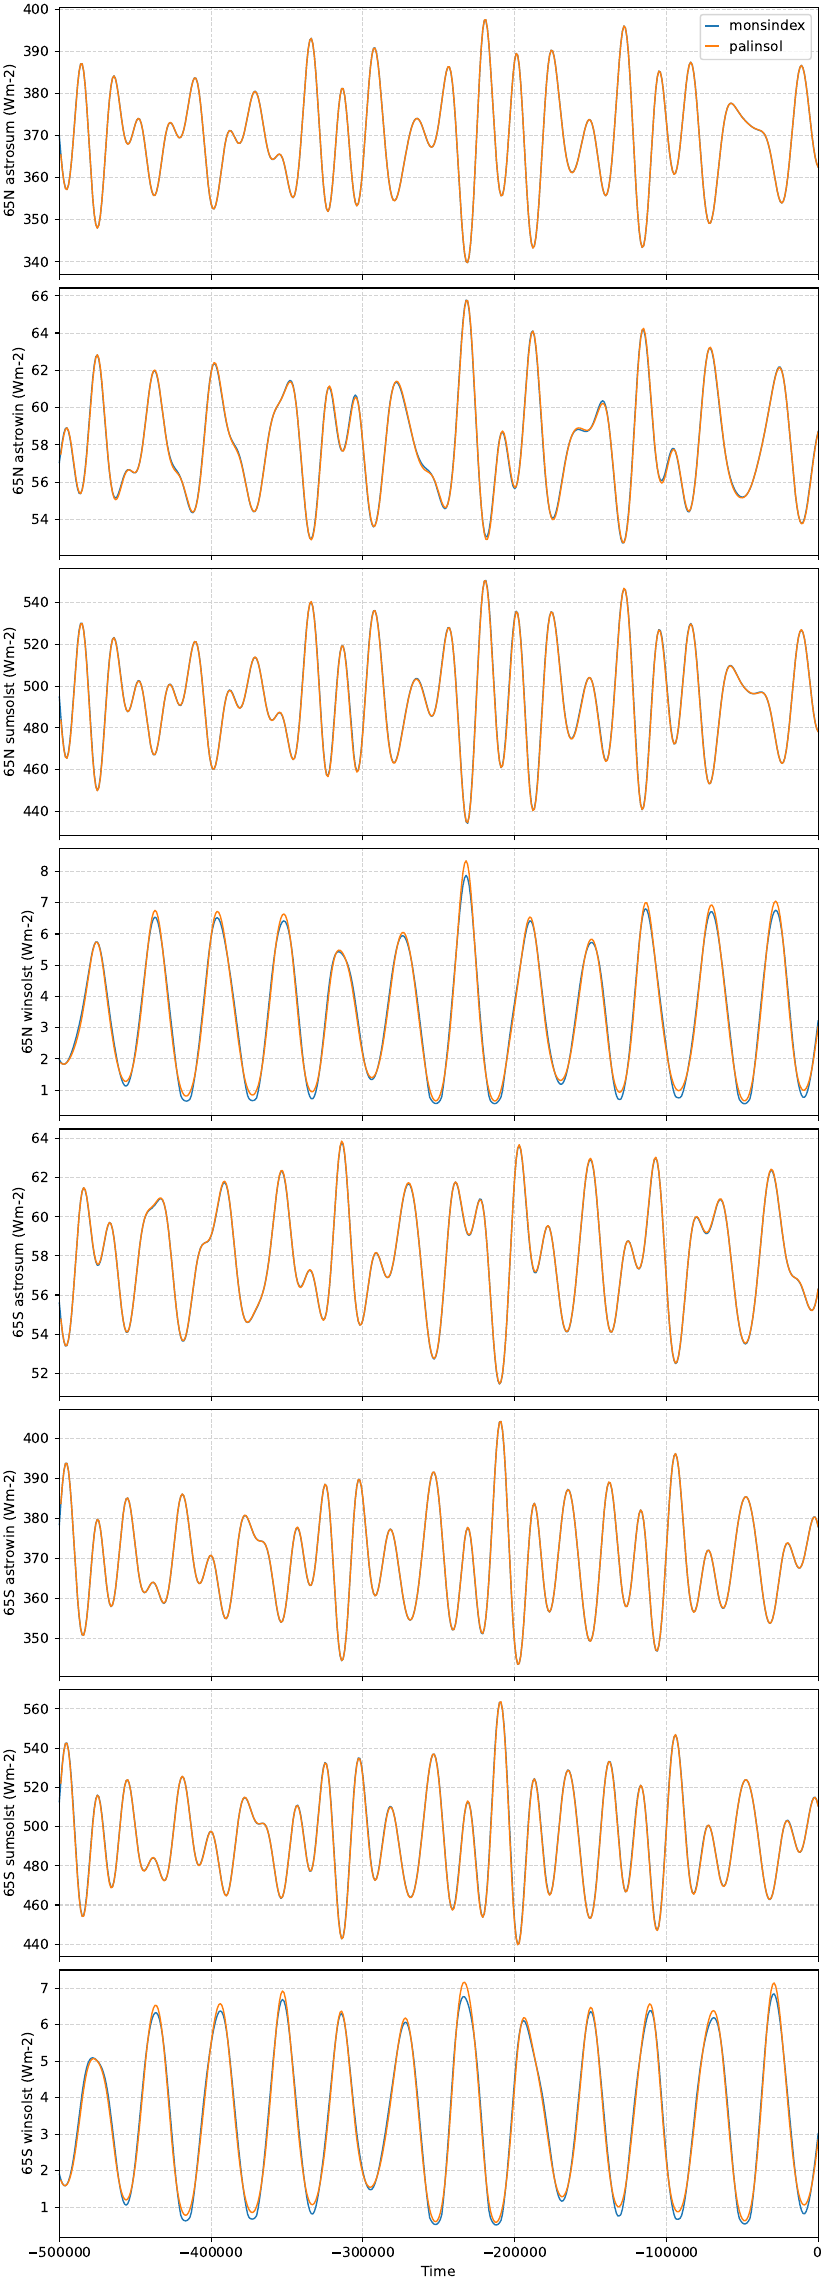

The Python source for this figure:
#!/usr/bin/env python3
"""

Test plotting values.

"""

import numpy as np
import pandas as pd
import matplotlib.pyplot as plt

# read monsindex results 65N
dat0 = pd.read_csv('test_insolation_N65.res', sep='\s+')
tim0 = dat0.year
sas0 = dat0.sastro
was0 = dat0.wastro
sso0 = dat0.ssols
wso0 = dat0.wsols

# read monsindex results 65S
dat1 = pd.read_csv('test_insolation_S65.res', sep='\s+')
tim1 = dat1.year
sas1 = dat1.sastro
was1 = dat1.wastro
sso1 = dat1.ssols
wso1 = dat1.wsols

# read palinsol data
pali = pd.read_csv('data/palinsol.csv')
tim2 = pali.time
sas2 = pali.N65sum
was2 = pali.N65win
sso2 = pali.N65sso
wso2 = pali.N65wso
sas3 = pali.S65sum
was3 = pali.S65win
sso3 = pali.S65sso
wso3 = pali.S65wso

fig, ax = plt.subplots(8, 1, figsize=(210 / 25.4, 580 / 25.4),
                       layout="constrained")

for xx in ax:
    xx.set(xlim=[-500e3, 0])
    xx.grid(True, linestyle='--', color='lightgray', lw=0.75)
    xx.tick_params(axis='x',label1On=False)

ax[0].plot(tim0, sas0, lw=1, clip_on=False, label='monsindex')
ax[0].plot(tim2, sas2, lw=1, clip_on=False, label='palinsol')
ax[0].set_ylabel('65N astrosum (Wm-2)')
ax[0].legend(handlelength=0.9)

ax[1].plot(tim0, was0, lw=1, clip_on=False)
ax[1].plot(tim2, was2, lw=1, clip_on=False)
ax[1].set_ylabel('65N astrowin (Wm-2)')

ax[2].plot(tim0, sso0, lw=1, clip_on=False)
ax[2].plot(tim2, sso2, lw=1, clip_on=False)
ax[2].set_ylabel('65N sumsolst (Wm-2)')

ax[3].plot(tim0, wso0, lw=1, clip_on=False)
ax[3].plot(tim2, wso2, lw=1, clip_on=False)
ax[3].set_ylabel('65N winsolst (Wm-2)')

ax[4].plot(tim1, sas1, lw=1, clip_on=False, label='monsindex')
ax[4].plot(tim2, sas3, lw=1, clip_on=False, label='palinsol')
ax[4].set_ylabel('65S astrosum (Wm-2)')

ax[5].plot(tim1, was1, lw=1, clip_on=False)
ax[5].plot(tim2, was3, lw=1, clip_on=False)
ax[5].set_ylabel('65S astrowin (Wm-2)')

ax[6].plot(tim1, sso1, lw=1, clip_on=False)
ax[6].plot(tim2, wso3, lw=1, clip_on=False) # JJA summer is winter SH
ax[6].set_ylabel('65S sumsolst (Wm-2)')

ax[7].plot(tim1, wso1, lw=1, clip_on=False)
ax[7].plot(tim2, sso3, lw=1, clip_on=False) # JJA summer is winter SH
ax[7].set_ylabel('65S winsolst (Wm-2)')
ax[7].tick_params(axis='x',label1On=True)
ax[7].set_xlabel('Time')

plt.savefig('./test_insolation.pdf')
